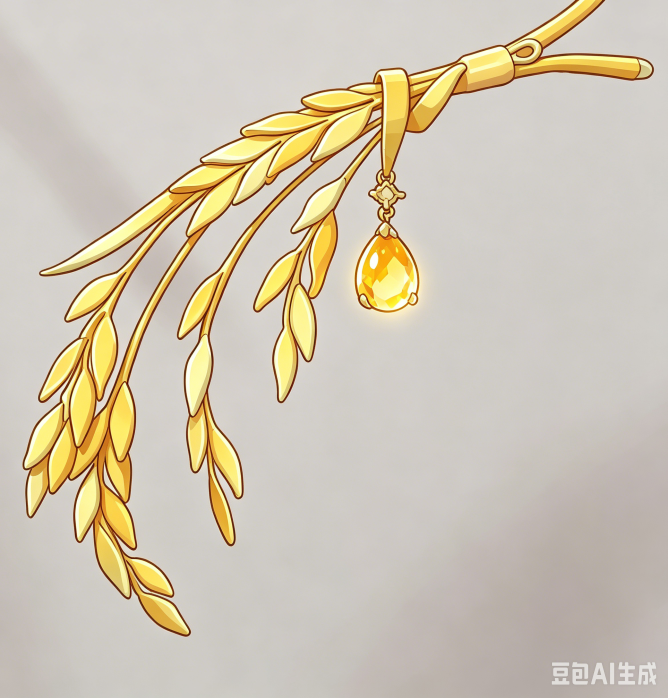
#> input picture assets/rice_source.png, 2002 x 2094 px (shown at 1/3 size)
$ python extract_rice_contour.py --input ../assets/rice_source.png
#> lines starting #> are read from the running program, lines starting #| are printed output that depends on the picture; after the words box and inside, x2 and y2 are one past the last pixel; in counts of white or black regions, pixels touching at a corner belong together
#!/usr/bin/env python3
"""
Extract a rice-ear drawing trajectory from a source photo.

The script removes the red guide mark, thresholds the foreground, extracts
external contours, rescales them into the machine's 150 x 150 mm drawing area,
and writes both a visual preview and a web snippet that can replace
riceEarStrokes() in src/main.cpp.
"""

from __future__ import annotations

import argparse
import json
import math
from pathlib import Path

import cv2
import numpy as np


def parse_args() -> argparse.Namespace:
    parser = argparse.ArgumentParser()
    parser.add_argument("--input", required=True, help="source photo path")
    parser.add_argument("--prefix", default="assets/rice_ear_extracted")
    parser.add_argument("--canvas-mm", type=float, default=150.0)
    parser.add_argument("--points", type=int, default=10000)
    parser.add_argument("--margin-mm", type=float, default=6.0)
    parser.add_argument("--min-area", type=float, default=60.0)
    parser.add_argument("--min-length", type=float, default=30.0)
    parser.add_argument("--preview-size", type=int, default=900)
    parser.add_argument("--keep-bottom-right", action="store_true", help="do not mask out the common bottom-right watermark area")
    return parser.parse_args()


def remove_red_marks(bgr: np.ndarray) -> np.ndarray:
    hsv = cv2.cvtColor(bgr, cv2.COLOR_BGR2HSV)
    lower_red = cv2.inRange(hsv, (0, 80, 80), (12, 255, 255))
    upper_red = cv2.inRange(hsv, (168, 80, 80), (180, 255, 255))
    red = cv2.bitwise_or(lower_red, upper_red)
    red = cv2.dilate(red, np.ones((5, 5), np.uint8), iterations=2)

    cleaned = bgr.copy()
    bg = np.median(cleaned[red == 0], axis=0) if np.any(red == 0) else np.array([245, 245, 245])
    cleaned[red > 0] = bg.astype(np.uint8)
    return cleaned


def foreground_mask(bgr: np.ndarray) -> np.ndarray:
    hsv = cv2.cvtColor(bgr, cv2.COLOR_BGR2HSV)
    h, s, v = cv2.split(hsv)

    # Gold/yellow rice is much more saturated than the gray wall. Keep enough
    # low-saturation bright highlights so pale grains are not punched out.
    gold = ((h >= 12) & (h <= 48) & (s >= 22) & (v >= 60))
    saturated = (s >= 38) & (v >= 45)
    mask = np.where(gold | saturated, 255, 0).astype(np.uint8)

    # Smooth photo noise but keep leaf tips.
    mask = cv2.medianBlur(mask, 5)
    mask = cv2.morphologyEx(mask, cv2.MORPH_CLOSE, np.ones((5, 5), np.uint8), iterations=2)
    mask = cv2.morphologyEx(mask, cv2.MORPH_OPEN, np.ones((3, 3), np.uint8), iterations=1)
    return mask


def remove_bottom_right_watermark(mask: np.ndarray) -> np.ndarray:
    cleaned = mask.copy()
    h, w = cleaned.shape[:2]
    cleaned[int(h * 0.54):, int(w * 0.58):] = 0
    return cleaned


def contour_length(contour: np.ndarray) -> float:
    pts = contour.reshape(-1, 2).astype(np.float32)
    if len(pts) < 2:
        return 0.0
    return float(np.sum(np.linalg.norm(np.roll(pts, -1, axis=0) - pts, axis=1)))


def extract_contours(mask: np.ndarray, min_area: float, min_length: float) -> list[np.ndarray]:
    contours, _ = cv2.findContours(mask, cv2.RETR_EXTERNAL, cv2.CHAIN_APPROX_NONE)
    kept: list[np.ndarray] = []
    for contour in contours:
        area = abs(cv2.contourArea(contour))
        length = contour_length(contour)
        if area >= min_area and length >= min_length:
            kept.append(contour.reshape(-1, 2).astype(np.float32))
    kept.sort(key=lambda c: contour_length(c), reverse=True)
    return kept


def resample_closed(points: np.ndarray, count: int) -> np.ndarray:
    if len(points) < 2:
        return points.copy()
    closed = np.vstack([points, points[0]])
    seg = np.linalg.norm(closed[1:] - closed[:-1], axis=1)
    total = float(np.sum(seg))
    if total <= 1e-6:
        return points[:1].copy()

    targets = np.linspace(0.0, total, max(2, count), endpoint=False)
    cumulative = np.concatenate([[0.0], np.cumsum(seg)])
    out = []
    idx = 0
    for target in targets:
        while idx < len(seg) - 1 and cumulative[idx + 1] < target:
            idx += 1
        span = max(1e-6, cumulative[idx + 1] - cumulative[idx])
        t = (target - cumulative[idx]) / span
        out.append(closed[idx] + (closed[idx + 1] - closed[idx]) * t)
    out.append(out[0].copy())
    return np.asarray(out, dtype=np.float32)


def allocate_counts(contours: list[np.ndarray], target_points: int) -> list[int]:
    lengths = np.asarray([max(1.0, contour_length(c)) for c in contours], dtype=np.float64)
    raw = lengths / float(np.sum(lengths)) * target_points
    counts = np.maximum(8, np.floor(raw).astype(int))
    diff = target_points - int(np.sum(counts))
    order = np.argsort(raw - np.floor(raw))[::-1]
    cursor = 0
    while diff != 0 and len(order) > 0:
        i = int(order[cursor % len(order)])
        if diff > 0:
            counts[i] += 1
            diff -= 1
        elif counts[i] > 8:
            counts[i] -= 1
            diff += 1
        cursor += 1
        if cursor > target_points * 4:
            break
    return counts.tolist()


def image_to_mm(strokes_px: list[np.ndarray], canvas_mm: float, margin_mm: float) -> list[list[dict[str, float]]]:
    all_points = np.vstack(strokes_px)
    min_xy = all_points.min(axis=0)
    max_xy = all_points.max(axis=0)
    span = np.maximum(max_xy - min_xy, 1.0)
    drawable = canvas_mm - 2.0 * margin_mm
    scale = min(drawable / span[0], drawable / span[1])
    offset = np.array([
        margin_mm + (drawable - span[0] * scale) * 0.5,
        margin_mm + (drawable - span[1] * scale) * 0.5,
    ], dtype=np.float32)

    result = []
    for stroke in strokes_px:
        mm = (stroke - min_xy) * scale + offset
        mm[:, 1] = canvas_mm - mm[:, 1]
        result.append([
            {"x": round(float(x), 2), "y": round(float(y), 2)}
            for x, y in mm
        ])
    return result


def write_svg(strokes: list[list[dict[str, float]]], path: Path, canvas_mm: float) -> None:
    size = 900
    pad = 36
    scale = (size - pad * 2) / canvas_mm
    lines = []
    for stroke in strokes:
        points = " ".join(
            f"{pad + p['x'] * scale:.1f},{pad + (canvas_mm - p['y']) * scale:.1f}"
            for p in stroke
        )
        lines.append(
            f'  <polyline points="{points}" fill="none" stroke="#000" '
            f'stroke-width="4" stroke-linecap="round" stroke-linejoin="round"/>'
        )
    path.write_text(
        "\n".join([
            f'<svg xmlns="http://www.w3.org/2000/svg" width="{size}" height="{size}" viewBox="0 0 {size} {size}">',
            '  <rect width="100%" height="100%" fill="#fff"/>',
            f'  <rect x="{pad}" y="{pad}" width="{size - pad * 2}" height="{size - pad * 2}" fill="none" stroke="#111" stroke-width="4"/>',
            *lines,
            "</svg>",
            "",
        ]),
        encoding="utf-8",
    )


def write_png_from_svg_style(strokes: list[list[dict[str, float]]], path: Path, canvas_mm: float, size: int) -> None:
    pad = max(24, int(size * 0.04))
    scale = (size - pad * 2) / canvas_mm
    img = np.full((size, size, 3), 255, dtype=np.uint8)
    cv2.rectangle(img, (pad, pad), (size - pad, size - pad), (17, 17, 17), 4)
    for stroke in strokes:
        pts = np.asarray([
            [pad + p["x"] * scale, pad + (canvas_mm - p["y"]) * scale]
            for p in stroke
        ], dtype=np.int32)
        if len(pts) >= 2:
            cv2.polylines(img, [pts], False, (0, 0, 0), 4, cv2.LINE_AA)
    cv2.imwrite(str(path), img)


def write_web_snippet(strokes: list[list[dict[str, float]]], path: Path) -> None:
    payload = json.dumps(strokes, separators=(",", ":"))
    path.write_text(
        "function riceEarStrokes(){\n"
        f"  return {payload};\n"
        "}\n",
        encoding="utf-8",
    )


def main() -> None:
    args = parse_args()
    source = Path(args.input)
    prefix = Path(args.prefix)
    prefix.parent.mkdir(parents=True, exist_ok=True)

    bgr = cv2.imread(str(source), cv2.IMREAD_COLOR)
#> bgr is the input picture: shape (2094, 2002, 3); mean B, G, R 179.7, 197.9, 207.6
    if bgr is None:
        raise SystemExit(f"Cannot read image: {source}")

    cleaned = remove_red_marks(bgr)
#> in remove_red_marks, `hsv = cv2.cvtColor(bgr, cv2.COLOR_BGR2HSV)`: hsv: shape (2094, 2002, 3); mean H, S, V 19, 35.3, 207.6
#> in remove_red_marks, `lower_red = cv2.inRange(hsv, (0, 80, 80), (12, 255, 255))`:
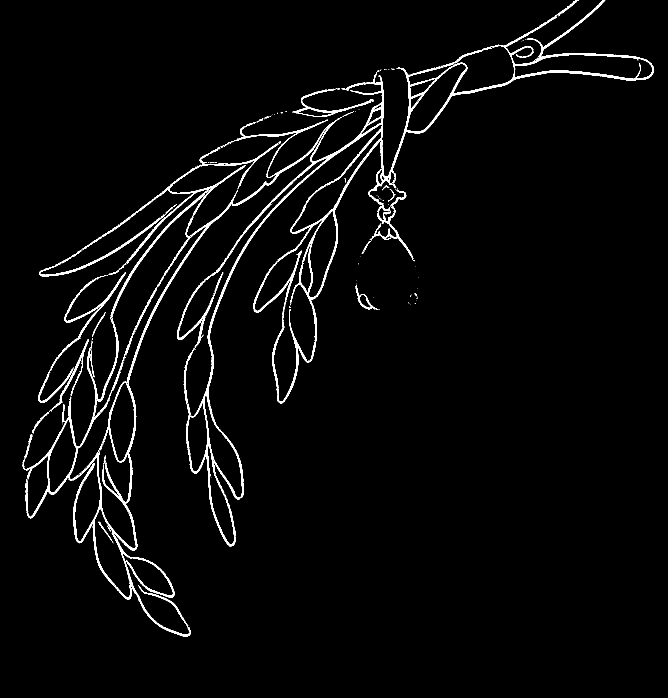
#> lower_red: shape (2094, 2002) (shown at 1/3 size); 2.7% white; 251 white regions (206 under 20 px), largest, box (x1, y1, x2, y2) and area: (68, 0, 1962, 1910) 89908, (150, 817, 378, 1112) 2997, (117, 613, 530, 830) 2848
#> in remove_red_marks, `upper_red = cv2.inRange(hsv, (168, 80, 80), (180, 255, 255))`: upper_red: shape (2094, 2002); 0% white in thin lines or dots, all inside (x1, y1, x2, y2) = (663, 191, 1593, 830)
#> in remove_red_marks, `red = cv2.bitwise_or(lower_red, upper_red)`: red: shape (2094, 2002); 2.7% white; 251 white regions (206 under 20 px), largest, box (x1, y1, x2, y2) and area: (68, 0, 1962, 1910) 89919, (150, 817, 378, 1112) 2997, (117, 613, 530, 830) 2848
#> in remove_red_marks, `red = cv2.dilate(red, np.ones((5, 5), np.uint8), iterations=2)`:
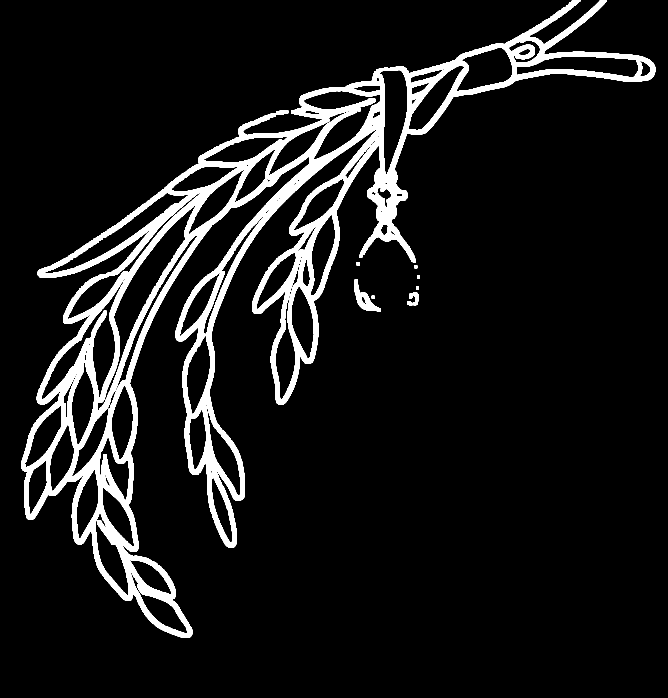
#> red: shape (2094, 2002) (shown at 1/3 size); 8.7% white; 11 white regions, largest, box (x1, y1, x2, y2) and area: (64, 0, 1966, 1914) 362310, (1063, 838, 1143, 934) 2623, (1240, 876, 1256, 905) 338
#> in remove_red_marks, `bg = np.median(cleaned[red == 0], axis=0) if np.any(red == 0) else np...`: bg = [198, 205, 209]
    mask = foreground_mask(cleaned)
#> in foreground_mask, `hsv = cv2.cvtColor(bgr, cv2.COLOR_BGR2HSV)`: hsv: shape (2094, 2002, 3); mean H, S, V 19.1, 24, 209.9
#> in foreground_mask, `h, s, v = cv2.split(hsv)`:
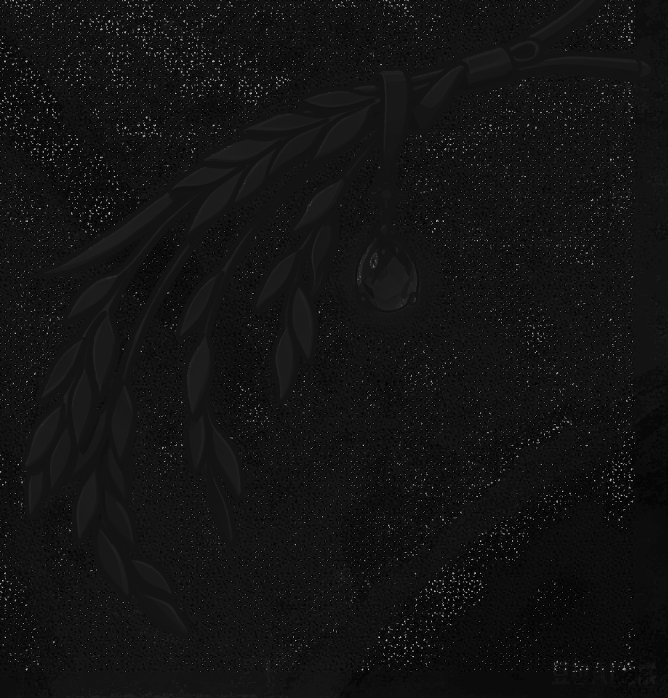
#> h: shape (2094, 2002) (shown at 1/3 size); min 0, max 178, mean 19.1
#> in foreground_mask, `h, s, v = cv2.split(hsv)`:
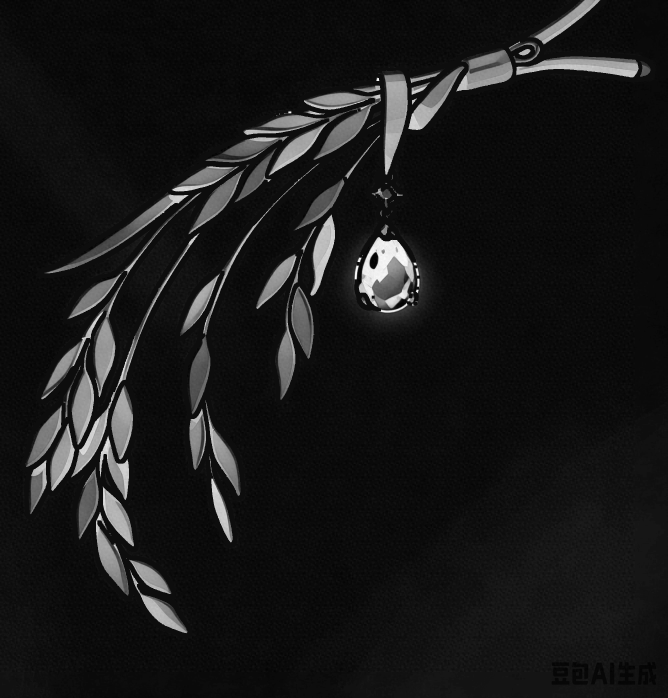
#> s: shape (2094, 2002) (shown at 1/3 size); min 0, max 255, mean 24
#> in foreground_mask, `h, s, v = cv2.split(hsv)`:
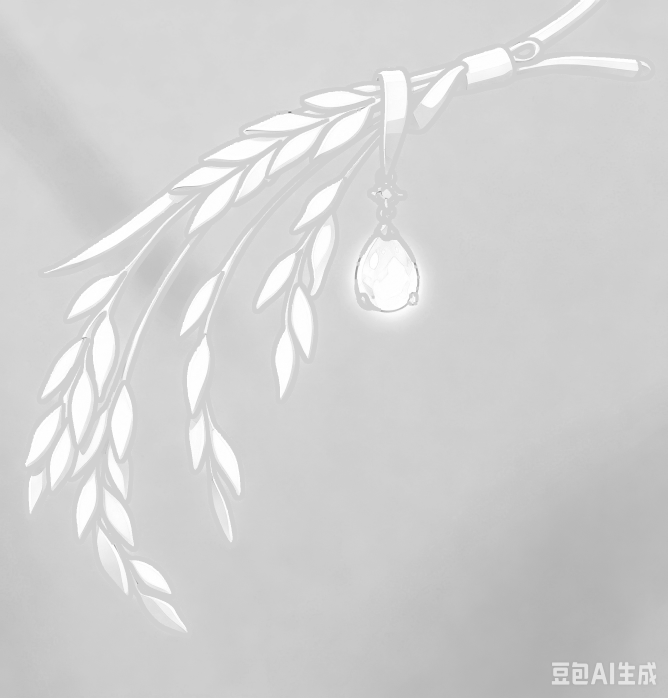
#> v: shape (2094, 2002) (shown at 1/3 size); min 102, max 255, mean 209.9
#> in foreground_mask, `gold = ((h >= 12) & (h <= 48) & (s >= 22) & (v >= 60))`: gold: shape (2094, 2002) bool; 13.5% white; 3484 white regions (2669 under 20 px), largest, box (x1, y1, x2, y2) and area: (1240, 1496, 1997, 2094) 103575, (1020, 696, 1308, 992) 50498, (729, 271, 1142, 526) 33184
#> in foreground_mask, `saturated = (s >= 38) & (v >= 45)`: saturated: shape (2094, 2002) bool; 9% white; 248 white regions (181 under 20 px), largest, box (x1, y1, x2, y2) and area: (729, 274, 1142, 526) 31642, (1075, 711, 1280, 964) 31281, (124, 578, 604, 1198) 27108
#> in foreground_mask, `mask = cv2.medianBlur(mask, 5)`: mask: shape (2094, 2002); 13% white; 1130 white regions (640 under 20 px), largest, box (x1, y1, x2, y2) and area: (1241, 1496, 1995, 2094) 108185, (1022, 698, 1307, 991) 50790, (124, 837, 374, 1198) 19378
#> in foreground_mask, `mask = cv2.morphologyEx(mask, cv2.MORPH_CLOSE, np.ones((5, 5), np.uint..`: mask: shape (2094, 2002); 14.8% white; 629 white regions (437 under 20 px), largest, box (x1, y1, x2, y2) and area: (1224, 1468, 2002, 2094) 192430, (1014, 698, 1312, 991) 53705, (124, 837, 374, 1198) 19398
#> in foreground_mask, `mask = cv2.morphologyEx(mask, cv2.MORPH_OPEN, np.ones((3, 3), np.uint8..`: mask: shape (2094, 2002); 14.7% white; 394 white regions (182 under 20 px), largest, box (x1, y1, x2, y2) and area: (1225, 1469, 1994, 2094) 190333, (1014, 699, 1307, 990) 53651, (124, 847, 369, 1197) 19373
    if not args.keep_bottom_right:
        mask = remove_bottom_right_watermark(mask)
#> in remove_bottom_right_watermark, `cleaned[int(h * 0.54):, int(w * 0.58):] = 0`:
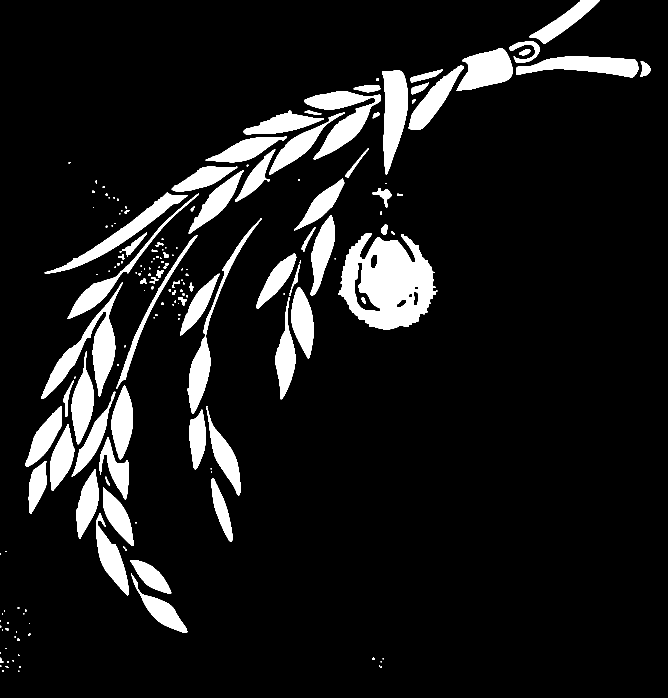
#> cleaned: shape (2094, 2002) (shown at 1/3 size); 9.9% white; 190 white regions (68 under 20 px)
    contours = extract_contours(mask, args.min_area, args.min_length)
#> in extract_contours, `contours, _ = cv2.findContours(mask, cv2.RETR_EXTERNAL, cv2.CHAIN_APPR..`: contours = 189 contours, 84 with area under 20; largest, box (x1, y1, x2, y2) and area: (1014, 699, 1307, 990) 58320, (124, 847, 369, 1197) 18744, (913, 273, 1142, 479) 16432, (1146, 211, 1223, 523) 15522, (134, 578, 562, 820) 13476
#> the loop in extract_contours, `for contour in contours:` made 189 passes
#> (area, length) on passes 5, 12, 13: (21, 20.49), (25.5, 19.07), (54, 43.66)
#> after the loop in extract_contours, `for contour in contours:`: kept = 68 point arrays, longest 1319 points
#> contours = 68 point arrays, longest 1319 points
    if not contours:
        raise SystemExit("No contours found. Try lowering --min-area or --min-length.")

    counts = allocate_counts(contours, max(1, args.points - len(contours)))
#> in allocate_counts, `lengths = np.asarray([max(1.0, contour_length(c)) for c in contours], ..`: lengths = 68 values, max 1491 at index 0, min 39.8 at index 67, mean 434.6
#> in allocate_counts, `raw = lengths / float(np.sum(lengths)) * target_points`: raw = 68 values, max 501.1 at index 0, min 13.38 at index 67, mean 146.1
#> in allocate_counts, `counts = np.maximum(8, np.floor(raw).astype(int))`: counts = 68 values, max 501 at index 0, min 13 at index 66, mean 145.6
#> in allocate_counts, `diff = target_points - int(np.sum(counts))`: diff = 33
#> in allocate_counts, `order = np.argsort(raw - np.floor(raw))[::-1]`: order = 68 values, max 67 at index 38, min 0 at index 57, mean 33.5
#> the loop in allocate_counts, `while diff != 0 and len(order) > 0:` made 33 passes
#> (i, diff) on passes 1 to 12: (60, 32), (36, 31), (16, 30), (64, 29), (52, 28), (21, 27), (25, 26), (49, 25), (45, 24), (58, 23), (48, 22), (12, 21)
#> after the loop in allocate_counts, `while diff != 0 and len(order) > 0:`: counts = 68 values, max 501 at index 0, min 13 at index 67, mean 146.1; cursor = 33; diff = 0
    strokes_px = [resample_closed(contour, count) for contour, count in zip(contours, counts)]
#> the loop in resample_closed (call 2), `for target in targets:` made 498 passes
#> (span, t) on passes 1 to 3: (1.41, 0), (1, 0.145), (1, 0.119)
    strokes_mm = image_to_mm(strokes_px, args.canvas_mm, args.margin_mm)
#> the loop in image_to_mm, `for stroke in strokes_px:` made 68 passes

    json_path = prefix.with_suffix(".json")
    svg_path = prefix.with_suffix(".svg")
    png_path = prefix.with_suffix(".png")
    js_path = prefix.with_name(prefix.name + "_web.js")
    mask_path = prefix.with_name(prefix.name + "_mask.png")
    clean_path = prefix.with_name(prefix.name + "_cleaned.png")

    json_path.write_text(json.dumps(strokes_mm, ensure_ascii=False), encoding="utf-8")
    write_svg(strokes_mm, svg_path, args.canvas_mm)
#> the loop in write_svg, `for stroke in strokes:` made 68 passes
    write_png_from_svg_style(strokes_mm, png_path, args.canvas_mm, args.preview_size)
#> in write_png_from_svg_style, `cv2.rectangle(img, (pad, pad), (size - pad, size - pad), (17, 17, 17),..`: img: shape (900, 900, 3); values 17 (black) and 255 (white), 98% white; 1 black region, box (x1, y1, x2, y2) and area: (34, 34, 867, 867) 16548
#> the loop in write_png_from_svg_style, `for stroke in strokes:` made 68 passes
#> after the loop in write_png_from_svg_style, `for stroke in strokes:`:
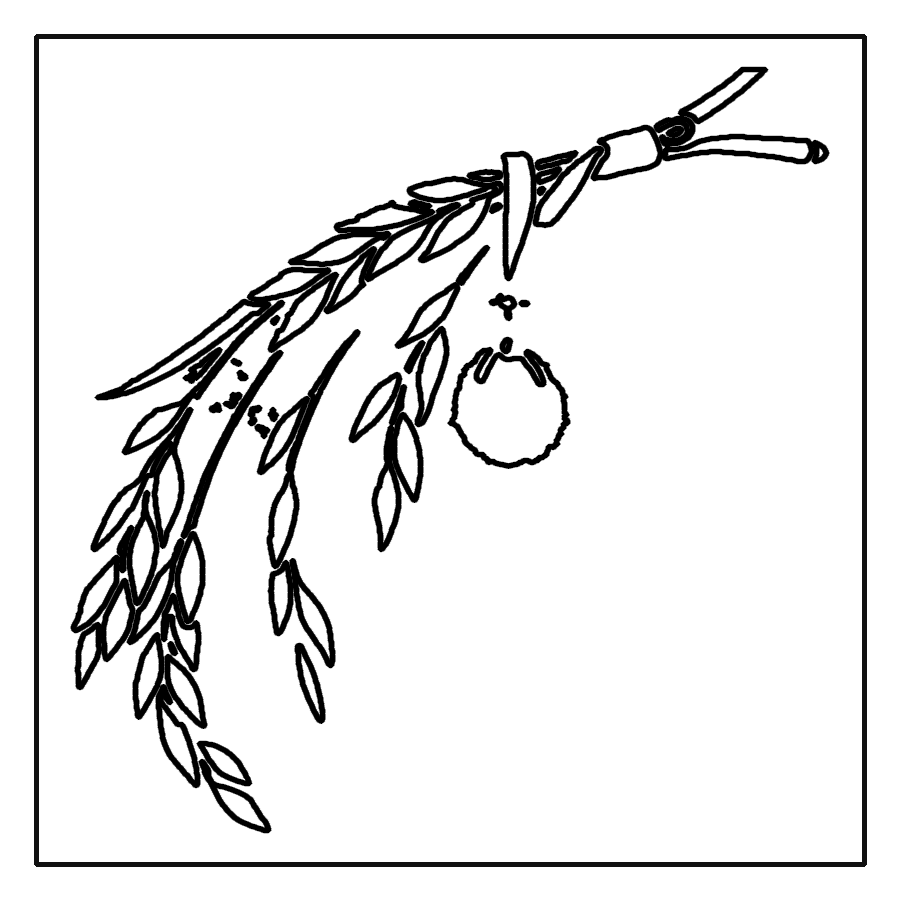
#> img: shape (900, 900, 3); min 0, max 255, mean 231.2
    write_web_snippet(strokes_mm, js_path)
    cv2.imwrite(str(mask_path), mask)
    cv2.imwrite(str(clean_path), cleaned)

    point_count = sum(len(stroke) for stroke in strokes_mm)
    print(f"contours={len(strokes_mm)} points={point_count}")
#| contours=68 points=10000
    print(f"preview={png_path}")
    print(f"web_snippet={js_path}")


if __name__ == "__main__":
    main()
